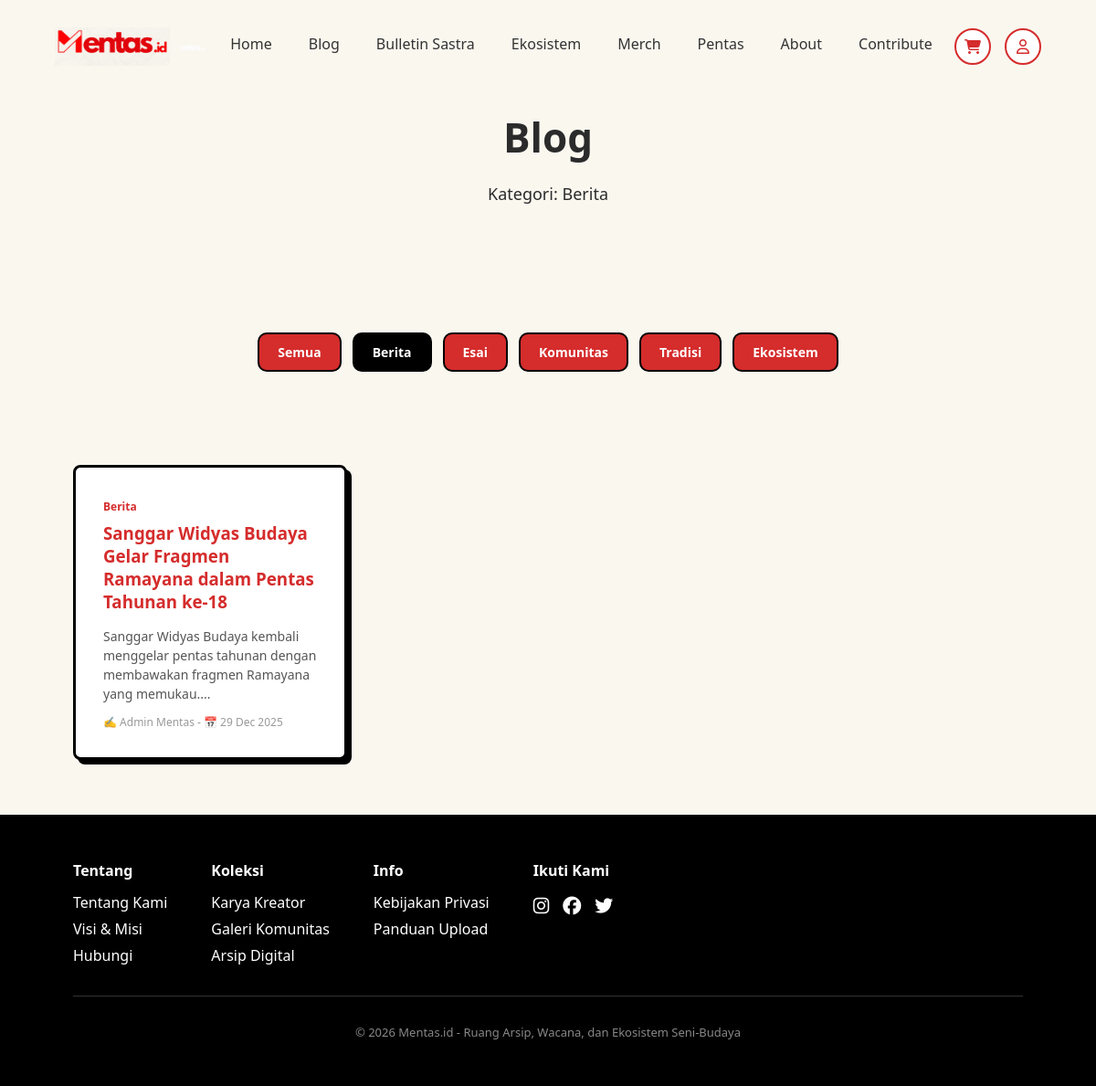
Before: /blog/berita with the older database file.
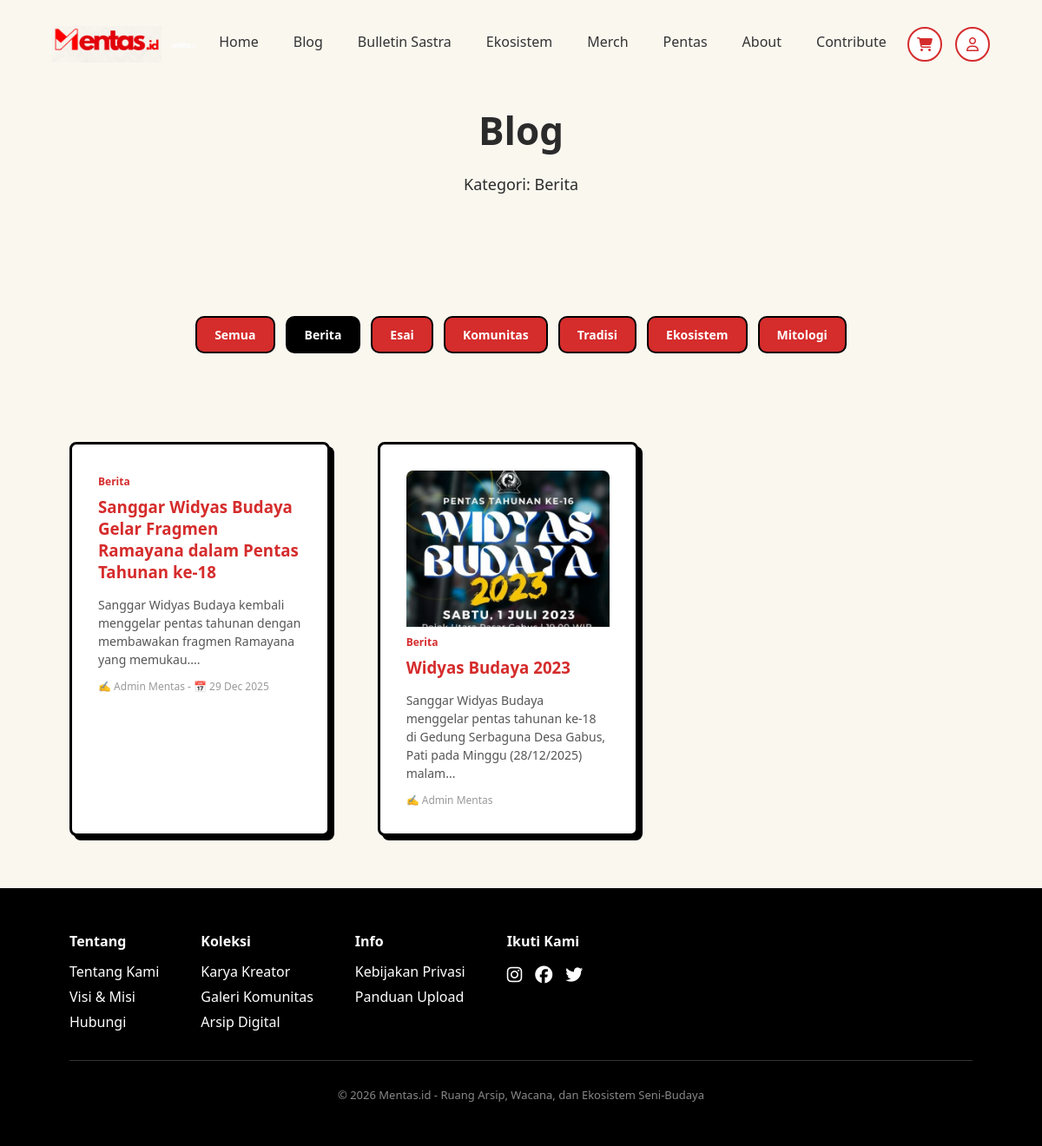
After: the same page with the newer database file.
### tables this page shows
CREATE TABLE `categories` (
  `id` int NOT NULL,
  `name` varchar(100) NOT NULL,
  `slug` varchar(100) NOT NULL,
  `description` text,
  `is_active` tinyint(1) DEFAULT '1',
  `sort_order` int DEFAULT '0',
  `created_at` timestamp NULL DEFAULT CURRENT_TIMESTAMP,
  `updated_at` timestamp NULL DEFAULT CURRENT_TIMESTAMP ON UPDATE CURRENT_TIMESTAMP
);

CREATE TABLE `posts` (
  `id` int NOT NULL,
  `title` varchar(255) NOT NULL,
  `slug` varchar(255) NOT NULL,
  `excerpt` text,
  `body` longtext,
  `cover_image` varchar(255) DEFAULT NULL,
  `category_id` int DEFAULT NULL,
  `author_id` int DEFAULT NULL,
  `status` enum('draft','published') DEFAULT 'draft',
  `views` int DEFAULT '0',
  `created_at` timestamp NULL DEFAULT CURRENT_TIMESTAMP,
  `updated_at` timestamp NULL DEFAULT CURRENT_TIMESTAMP ON UPDATE CURRENT_TIMESTAMP,
  `published_at` timestamp NULL DEFAULT NULL
);

CREATE TABLE `users` (
  `id` int NOT NULL,
  `name` varchar(100) NOT NULL,
  `email` varchar(100) NOT NULL,
  `password` varchar(255) NOT NULL,
  `phone` varchar(20) DEFAULT NULL,
  `bio` text,
  `avatar` varchar(255) DEFAULT NULL,
  `address` text,
  `social_media` json DEFAULT NULL,
  `role` enum('admin','contributor') DEFAULT 'contributor',
  `status` enum('pending','active','rejected') DEFAULT 'pending',
  `created_at` timestamp NULL DEFAULT CURRENT_TIMESTAMP,
  `updated_at` timestamp NULL DEFAULT CURRENT_TIMESTAMP ON UPDATE CURRENT_TIMESTAMP
);

### app/controllers/ContentController.php (called while the page is built, shortened)
<?php
class ContentController extends Controller
{
    private $postModel;
    private $categoryModel;
    public function __construct()
    {
        $this->postModel = new Post();
        $this->categoryModel = new Category();
    }
    public function handle()
    {
        $type = $_GET['type'] ?? null;
        $slug = $_GET['slug'] ?? null;
        $categories = $this->categoryModel->all(true);
        $categories = $this->categoryModel->all(true);
        $category = $this->categoryModel->findBySlug($slug);
        if ($category) {
            $posts = $this->postModel->getByCategory($slug);
            return $this->view('content/list/article', [
                'type' => ['name' => 'Blog', 'slug' => 'blog'],
                'contents' => $posts,
                'categories' => $categories,
                'activeCategory' => $slug,
                'categoryName' => $category['name']
            ]);
        }
        return $this->view('errors/404');
    }
}

### app/core/Router.php (called while the page is built, shortened)
<?php
class Router
{
    public function dispatch()
    {
        $method = 'index';
        $params = [];
        if (isset($_GET['url']) && !empty($_GET['url'])) {
            $url = explode('/', rtrim($_GET['url'], '/'));
            $segment1 = $url[0] ?? '';
            $segment2 = $url[1] ?? null;
            $possibleController = ucfirst($segment1) . 'Controller';
            $controllerPath = "../app/controllers/$possibleController.php";
            if (file_exists($controllerPath)) {
                $controllerName = $possibleController;
                if ($segment2) {
                    require_once $controllerPath;
                    $tempController = new $possibleController;
                    $reflectionClass = new ReflectionClass($tempController);
                    $hasRealMethod = false;
                    try {
                        $reflectionMethod = $reflectionClass->getMethod($segment2);
                        $hasRealMethod = $reflectionMethod->isPublic() && $reflectionMethod->getName() === $segment2;
                    } catch (ReflectionException $e) {
                        $hasRealMethod = false;
                    }
                    if ($hasRealMethod) {
                        $method = $segment2;
                        $params = array_slice($url, 2);
                    } else {
                        $method = 'index';
                        $params = array_slice($url, 1);
                    }
                    $controller = $tempController;
                    if (!method_exists($controller, $method)) {
                        if (method_exists($controller, '__call')) {
                            return call_user_func_array([$controller, $method], $params);
                        }
                        die("Method tidak ditemukan: $method di $controllerName");
                    }
                    return call_user_func_array([$controller, $method], $params);
                }
            } else {
                $method = 'handle';
            }
        }
        $controller = new $controllerName;
        call_user_func_array([$controller, $method], $params);
    }
}

### public/index.php (called while the page is built, shortened)
<?php
require_once '../app/config/database.php';
require_once '../app/core/Database.php';
require_once '../app/core/Router.php';
require_once '../app/models/Category.php';
require_once '../app/models/Post.php';
$router = new Router();
$router->dispatch();

### app/core/Database.php (called while the page is built, shortened)
<?php
class Database
{
    private static $instance = null;
    private $pdo;
    private function __construct()
    {
        try {
            $dsn = "mysql:host=" . DB_HOST . ";dbname=" . DB_NAME . ";charset=" . DB_CHARSET;
            $options = [
                PDO::ATTR_ERRMODE => PDO::ERRMODE_EXCEPTION,
                PDO::ATTR_DEFAULT_FETCH_MODE => PDO::FETCH_ASSOC,
                PDO::ATTR_EMULATE_PREPARES => false,
            ];
            $this->pdo = new PDO($dsn, DB_USER, DB_PASS, $options);
        } catch (PDOException $e) {
            die("Database connection failed: " . $e->getMessage());
        }
    }
    public static function getInstance()
    {
        if (self::$instance === null) {
            self::$instance = new self();
        }
        return self::$instance;
    }
    public function query($sql, $params = [])
    {
        $stmt = $this->pdo->prepare($sql);
        $stmt->execute($params);
        return $stmt->fetchAll();
    }
}

### app/models/Category.php (called while the page is built, shortened)
<?php
class Category
{
    private $db;
    public function __construct()
    {
        $this->db = Database::getInstance();
    }
    public function all($activeOnly = true)
    {
        $sql = "SELECT * FROM categories";
        if ($activeOnly) {
            $sql .= " WHERE is_active = 1";
        }
        $sql .= " ORDER BY sort_order ASC, name ASC";
        return $this->db->query($sql);
    }
}

### app/models/Post.php (called while the page is built, shortened)
<?php
class Post
{
    private $db;
    public function __construct()
    {
        $this->db = Database::getInstance();
    }
    public function getByCategory($categorySlug, $limit = null)
    {
        $sql = "SELECT p.*, c.name as category_name, c.slug as category_slug, u.name as author_name
                FROM posts p
                LEFT JOIN categories c ON p.category_id = c.id
                LEFT JOIN users u ON p.author_id = u.id
                WHERE p.status = 'published' AND c.slug = ?
                ORDER BY p.published_at DESC, p.created_at DESC";
        return $this->db->query($sql, [$categorySlug]);
    }
}

### app/views/content/components/filter.php (the view)
<div class="blog-filter">
    <a href="<?= BASE_URL ?>/blog"
       class="filter-btn <?= empty($activeCategory) ? 'is-active' : '' ?>">
        Semua
    </a>
    <?php if (!empty($categories)): ?>
        <?php foreach ($categories as $cat): ?>
            <a href="<?= BASE_URL ?>/blog/<?= $cat['slug']; ?>"
               class="filter-btn <?= ($activeCategory ?? '') === $cat['slug'] ? 'is-active' : '' ?>">
                <?= $cat['name']; ?>
            </a>
        <?php endforeach; ?>
    <?php endif; ?>
</div>

### app/views/content/list/article.php (shortened to what the changed rows need)
<section class="hero blog-hero">
    <div class="hero-content">
        <h1><?= $type['name'] ?? 'Blog'; ?></h1>
    </div>
</section>
<section class="program-section blog-section">
    <?php require __DIR__ . '/../components/filter.php'; ?>
    <div class="blog-grid">
        <?php if (empty($contents)): ?>
            <p class="blog-empty">Belum ada tulisan di kategori ini.</p>
        <?php else: ?>
            <?php foreach ($contents as $item): ?>
                <article class="program-card blog-card">
                    <?php if (!empty($item['cover_image'])): ?>
                        <img src="<?= BASE_URL ?>/<?= $item['cover_image']; ?>" alt="<?= htmlspecialchars($item['title']); ?>" class="blog-card-img">
                    <?php endif; ?>
                    <?php if (!empty($item['category_name'])): ?>
                        <span class="blog-category">
                            <?= $item['category_name']; ?>
                        </span>
                    <?php endif; ?>
                    <h3 class="blog-title">
                        <a href="<?= BASE_URL ?>/blog/<?= $item['slug']; ?>" class="blog-title-link">
                            <?= htmlspecialchars($item['title']); ?>
                        </a>
                    </h3>
                    <p class="blog-excerpt">
                        <?= htmlspecialchars(substr($item['excerpt'] ?? '', 0, 120)); ?>...
                    </p>
                    <div class="blog-meta">
                        <?php if (!empty($item['author_name'])): ?>
                            ✍ <?= $item['author_name']; ?>
                        <?php endif; ?>
                        <?php if (!empty($item['published_at'])): ?>
                            - 📅 <?= date('d M Y', strtotime($item['published_at'])); ?>
                        <?php endif; ?>
                    </div>
                </article>
            <?php endforeach; ?>
        <?php endif; ?>
    </div>
</section>

Changed rows visible on the page:
added categories: name "Mitologi"
added posts: cover_image (picture), category.name "Berita", title "Widyas Budaya 2023", excerpt "Sanggar Widyas Budaya menggelar pentas tahunan ke-18 di Gedung Serbaguna Desa Gabus, Pati pada Minggu (28/12/2025) malam", author.name "Admin Mentas"
